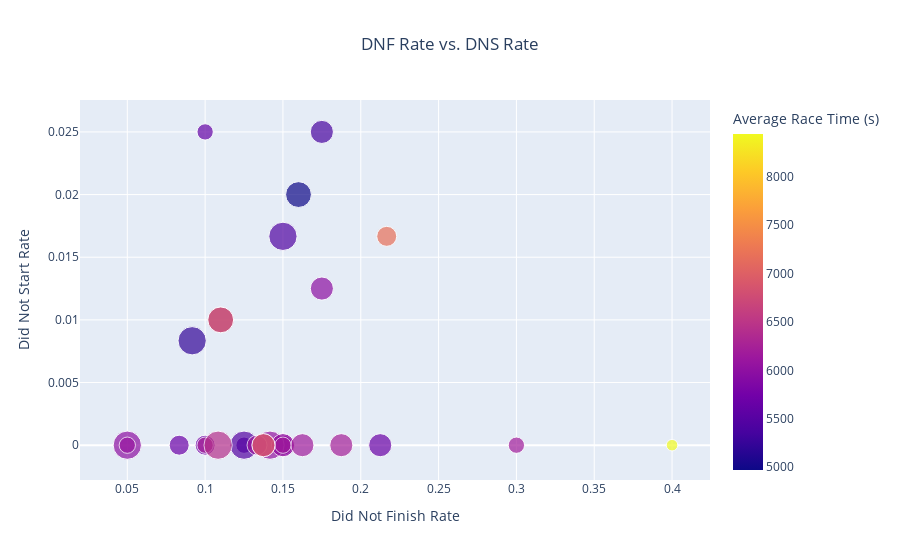

Notebook code cell kept with this figure:
### Code cell
fig = px.scatter(track_stats, x='DNFRate', y='DNSRate', 
                 size='RaceCount', color='AvgRaceTime',
                 hover_name='Country', 
                 labels={'DNFRate': 'Did Not Finish Rate', 
                         'DNSRate': 'Did Not Start Rate',
                         'RaceCount': 'Number of Races',
                         'AvgRaceTime': 'Average Race Time (s)'},
                 title='DNF Rate vs. DNS Rate')


fig.update_layout(title={'x': 0.5})
fig.show()

### Figure 1 — Plotly figure (JSON) as saved in the notebook; plotly's stock layout.template omitted (floating-point values rounded to 4 significant figures)
{"data": [{"hovertemplate": "<b>%{hovertext}</b><br><br>Did Not Finish Rate=%{x}<br>Did Not Start Rate=%{y}<br>Number of Races=%{marker.size}<br>Average Race Time (s)=%{marker.color}<extra></extra>", "hovertext": ["Italy", "Belgium", "Saudi Arabia", "Great Britain", "Styria", "Austria", "Las Vegas", "Sakhir", "Qatar", "Australia", "France", "Miami", "Emilia Romagna", "Abu Dhabi", "Russia", "Brazil", "Spain", "Bahrain", "Canada", "Portugal", "Netherlands", "United States", "China", "Germany", "Azerbaijan", "Turkey", "Hungary", "Mexico", "Japan", "Monaco", "Singapore", "Tuscany"], "legendgroup": "", "marker": {"color": [4969.0, 5223.0, 5370.0, 5449.0, 5469.0, 5479.0, 5483.0, 5586.0, 5622.0, 5674.0, 5688.0, 5719.0, 5752.0, 5833.0, 5952.0, 5980.0, 5981.0, 6055.0, 6059.0, 6083.0, 6137.0, 6178.0, 6178.0, 6186.0, 6219.0, 6254.0, 6425.0, 6540.0, 6864, 6994.0, 7182.0, 8444.0], "coloraxis": "coloraxis", "size": [5, 6, 4, 6, 2, 6, 1, 1, 2, 4, 3, 3, 4, 5, 3, 4, 6, 6, 4, 2, 3, 4, 2, 2, 4, 2, 6, 4, 4, 5, 3, 1], "sizemode": "area", "sizeref": 0.015, "symbol": "circle"}, "mode": "markers", "name": "", "orientation": "v", "showlegend": false, "type": "scatter", "x": [0.16, 0.09167, 0.175, 0.15, 0.125, 0.125, 0.15, 0.15, 0.1, 0.2125, 0.08333, 0.1, 0.15, 0.11, 0.15, 0.175, 0.05, 0.1417, 0.15, 0.05, 0.1333, 0.1625, 0.15, 0.3, 0.1875, 0.1, 0.1083, 0.1375, 0.1375, 0.11, 0.2167, 0.4], "xaxis": "x", "y": [0.02, 0.008333, 0.025, 0.01667, 0, 0, 0, 0, 0.025, 0, 0, 0, 0, 0.01, 0, 0.0125, 0, 0, 0, 0, 0, 0, 0, 0, 0, 0, 0, 0, 0, 0.01, 0.01667, 0], "yaxis": "y"}], "layout": {"coloraxis": {"colorbar": {"title": {"text": "Average Race Time (s)"}}, "colorscale": [[0, "#0d0887"], [0.1111, "#46039f"], [0.2222, "#7201a8"], [0.3333, "#9c179e"], [0.4444, "#bd3786"], [0.5556, "#d8576b"], [0.6667, "#ed7953"], [0.7778, "#fb9f3a"], [0.8889, "#fdca26"], [1, "#f0f921"]]}, "legend": {"itemsizing": "constant", "tracegroupgap": 0}, "title": {"text": "DNF Rate vs. DNS Rate", "x": 0.5}, "xaxis": {"anchor": "y", "domain": [0, 1], "title": {"text": "Did Not Finish Rate"}}, "yaxis": {"anchor": "x", "domain": [0, 1], "title": {"text": "Did Not Start Rate"}}}}
